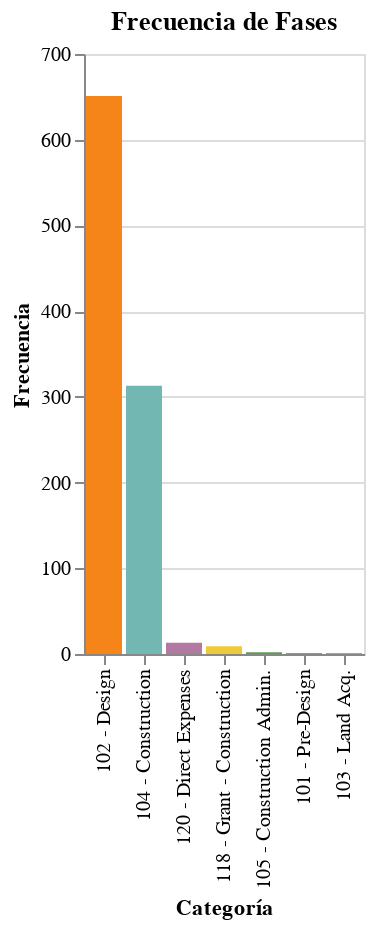

The cell this chart's notebook holds for it:
### Code cell
# Frecuencias de Phases
alt.Chart(source_phase).mark_bar().encode(
    alt.X('Phase',  sort='-y', title="Categoría"),
    alt.Y('Frequency', title="Frecuencia"),
    alt.Color('Phase', legend=None),
    tooltip=['Phase', 'Frequency']
).properties(title="Frecuencia de Fases")

### Figure 1 — Vega-Lite specification as saved in the notebook (floating-point values rounded to 4 significant figures)
{"config": {"view": {"continuousWidth": 300, "continuousHeight": 300}}, "data": {"name": "data-49927b174819736254ae062be6d9a047"}, "mark": {"type": "bar"}, "encoding": {"color": {"field": "Phase", "legend": null, "type": "nominal"}, "tooltip": [{"field": "Phase", "type": "nominal"}, {"field": "Frequency", "type": "quantitative"}], "x": {"field": "Phase", "sort": "-y", "title": "Categoría", "type": "nominal"}, "y": {"field": "Frequency", "title": "Frecuencia", "type": "quantitative"}}, "title": "Frecuencia de Fases", "$schema": "https://vega.github.io/schema/vega-lite/v5.14.1.json", "datasets": {"data-49927b174819736254ae062be6d9a047": [{"Phase": "102 - Design", "Frequency": 651}, {"Phase": "104 - Construction", "Frequency": 313}, {"Phase": "120 - Direct Expenses", "Frequency": 13}, {"Phase": "118 - Grant - Construction", "Frequency": 9}, {"Phase": "105 - Construction Admin.", "Frequency": 2}, {"Phase": "101 - Pre-Design", "Frequency": 1}, {"Phase": "103 - Land Acq.", "Frequency": 1}]}}
